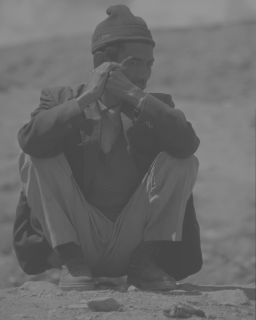
#> input picture Python/Przetwarzanie obrazów/k/kierowca.png, 256 x 320 px
$ python 'prog0 (1).py'
#> lines starting #> are read from the running program, lines starting #| are printed output that depends on the picture; long printed decimals are rounded
import numpy as np
import matplotlib.pyplot as plot
import matplotlib.image as image

obraz=image.imread('kierowca.png')
#> obraz is the input picture: shape (320, 256, 3) float32; min 0.275, max 0.588, mean 0.416
obraz=obraz[:,:,0]
#> obraz: shape (320, 256) float32


def jasnosc (obraz):
    M = obraz.shape[0]
#> M = 320
    N = obraz.shape[1]
#> N = 256

    suma = 0
    for i in range (0,M):
        for j in range (0,N):
            suma = suma + obraz[i,j]
#> after the loop, suma = 34092.4

    J= suma/(M*N)
#> J = 0.416
#| Janosc  0.4162

    return J


def kontrast (obraz):
    M = obraz.shape[0]
#> M = 320
    N = obraz.shape[1]
#> N = 256
    jas = jasnosc(obraz)
#> jas = 0.416

    suma = 0
    for i in range (0,M):
        for j in range (0,N):
            suma =suma + np.power((obraz[i,j] - jas),2)
#> after the loop, suma = 666.3


    k=np.sqrt( suma/(M*N))
#> k = 0.0902


    return k


#print (obraz)
#obraz = np.power(obraz,2)
print("Janosc ",jasnosc(obraz))
print("Kontrast",kontrast(obraz))
#| Kontrast 0.09019

ile = 5;
jassqrt = [0];
konsqrt = [0];
rozmiar = [0];

obrazsqrt = obraz;
jassqrt[0] = jasnosc(obrazsqrt);
konsqrt[0] = kontrast(obrazsqrt);

for i in range (1,ile):
    obrazsqrt = np.power(obraz,(1/ile));
    jassqrt.append(jasnosc(obrazsqrt));
    konsqrt.append(kontrast(obrazsqrt));
    rozmiar.append(i);
#> this loop made 4 passes
#> pass 1, `obrazsqrt = np.power(obraz,(1/ile));`:
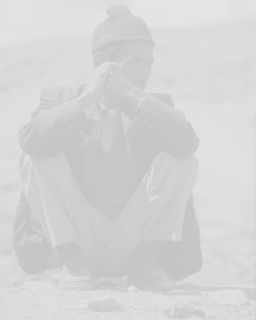
#> obrazsqrt: shape (320, 256) float32; min 0.772, max 0.899, mean 0.836
#> after the loop, jassqrt = [0.416, 0.836, 0.836, 0.836, 0.836]; konsqrt = [0.0902, 0.0375, 0.0375, 0.0375, 0.0375]; rozmiar = [0, 1, 2, 3, 4]


jaspow = [0];
konpow = [0];

obrazpow = obraz;
jaspow[0] = jasnosc(obrazpow);
konpow[0] = kontrast(obrazpow);

for i in range (1,ile):
    obrazpow = np.power(obrazpow,ile);
    jaspow.append(jasnosc(obrazpow));
    konpow.append(kontrast(obrazpow));
#> this loop made 4 passes
#> jas in kontrast on passes 1 to 4: 0.0185, 5.41e-08, 7.62e-32, 0
#> pass 1, `obrazpow = np.power(obrazpow,ile);`:
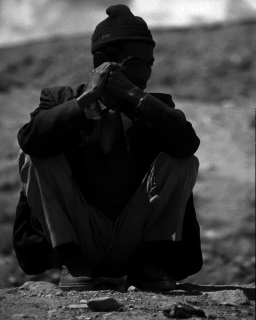
#> obrazpow: shape (320, 256) float32; min 0.00156, max 0.0704, mean 0.0185; drawn with min black and max white
#> pass 2, `obrazpow = np.power(obrazpow,ile);`:
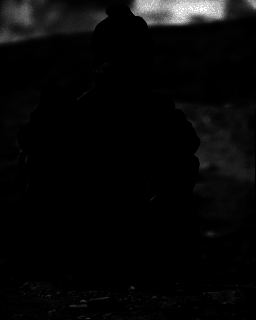
#> obrazpow: shape (320, 256) float32; min 9.2e-15, max 1.73e-06, mean 5.41e-08; drawn with min black and max white
#> pass 3, `obrazpow = np.power(obrazpow,ile);`:
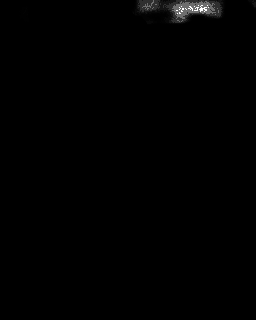
#> obrazpow: shape (320, 256) float32; min 0, max 1.56e-29, mean 7.62e-32; drawn with min black and max white
#> after the loop: obrazpow: shape (320, 256) float32; every value is 0
#> after the loop, jaspow = [0.416, 0.0185, 5.41e-08, 7.62e-32, 0]; konpow = [0.0902, 0.0159, 1.88e-07, 7.15e-31, 0]


jasmn = [0];
konmn = [0];

obrazmn = obraz;
jasmn[0] = jasnosc(obrazmn);
konmn[0] = kontrast(obrazmn);

for i in range (1,ile):
    obrazmn = obraz*ile;
    jasmn.append(jasnosc(obrazmn));
    konmn.append(kontrast(obrazmn));
#> this loop made 4 passes
#> pass 1, `obrazmn = obraz*ile;`:
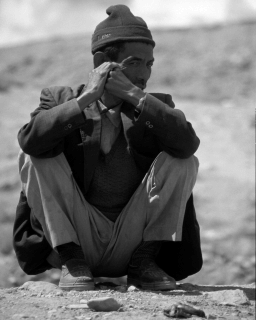
#> obrazmn: shape (320, 256) float32; min 1.37, max 2.94, mean 2.08; drawn with min black and max white
#> after the loop, jasmn = [0.416, 2.08, 2.08, 2.08, 2.08]; konmn = [0.0902, 0.451, 0.451, 0.451, 0.451]

jasdz = [0];
kondz = [0];

obrazdz = obraz;
jasdz[0] = jasnosc(obrazdz);
kondz[0] = kontrast(obrazdz);

for i in range (1,ile):
    obrazdz = obraz*(1/ile);
    jasdz.append(jasnosc(obrazdz));
    kondz.append(kontrast(obrazdz));
#> after the loop, jasdz = [0.416, 0.0832, 0.0832, 0.0832, 0.0832]; kondz = [0.0902, 0.018, 0.018, 0.018, 0.018]


plot.subplot(151)
plot.imshow(obraz)
plot.subplot(152)
plot.imshow(obrazsqrt)
plot.subplot(153)
plot.imshow(obrazpow)
plot.subplot(154)
plot.imshow(obrazmn)
plot.subplot(155)
plot.imshow(obrazdz)
plot.show()

plot.subplot(121)
plot.plot(rozmiar,jassqrt,'g')
plot.subplot(122)
plot.plot(rozmiar,konsqrt,'b')
plot.show()

plot.subplot(121)
plot.plot(rozmiar,jaspow,'g')
plot.subplot(122)
plot.plot(rozmiar,konpow,'b')
plot.show()

plot.subplot(121)
plot.plot(rozmiar,jasmn,'g')
plot.subplot(122)
plot.plot(rozmiar,konmn,'b')
plot.show()
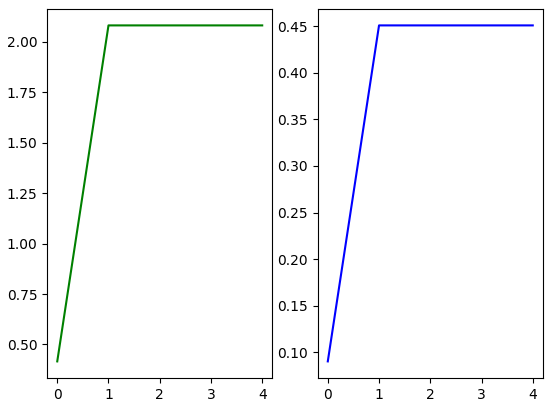
#> figure drawn by matplotlib, 2 panels

plot.subplot(121)
plot.plot(rozmiar,jasdz,'g')
plot.subplot(122)
plot.plot(rozmiar,kondz,'b')
plot.show()
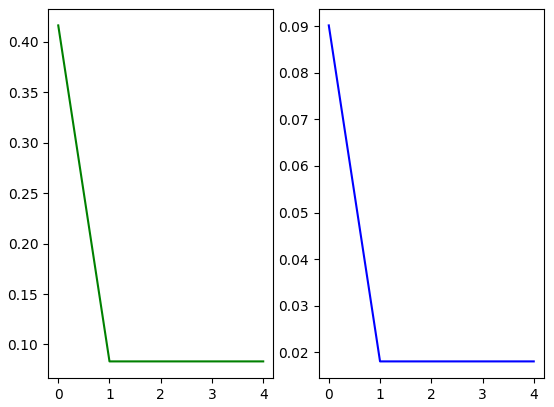
#> figure drawn by matplotlib, 2 panels
